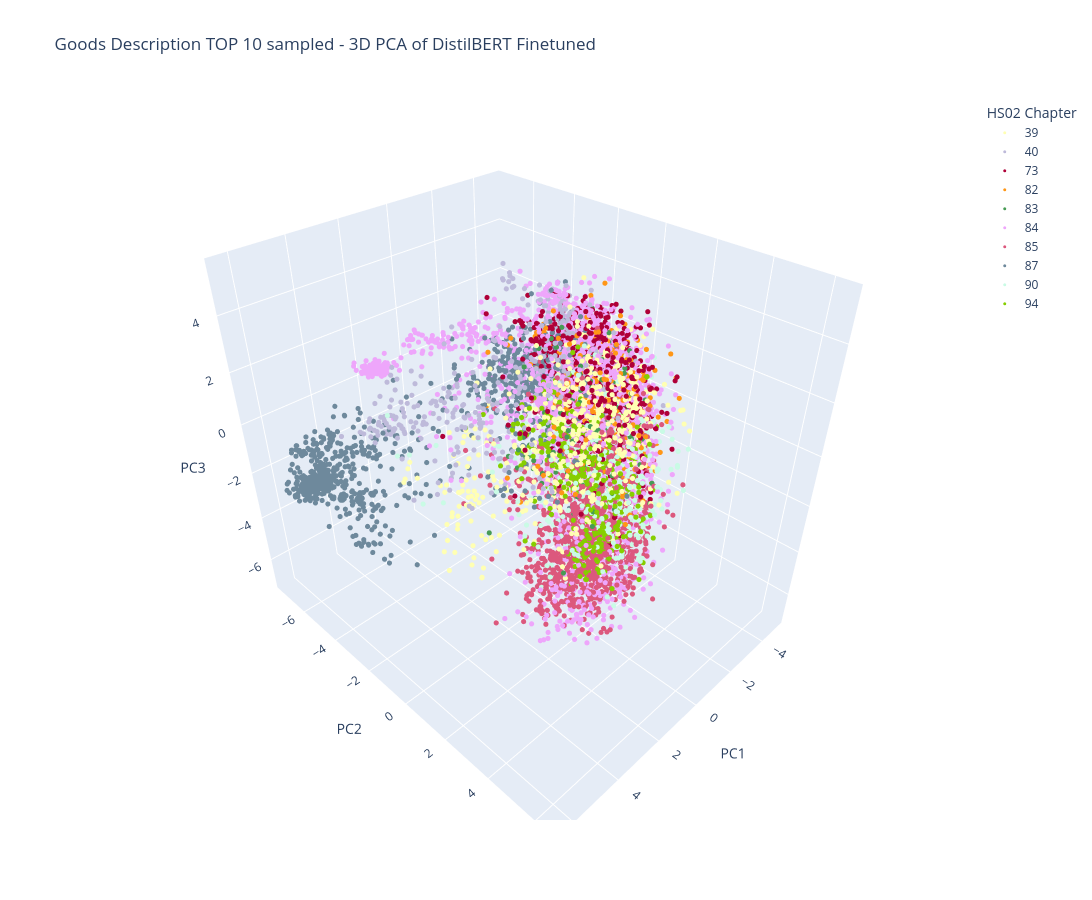

Notebook code cell kept with this figure:
### Code cell
title = "Goods Description TOP 10 sampled - 3D PCA of DistilBERT Finetuned"
legend_title="HS02 Chapter"
html_output_file="emb_goods_desc_finetuned_pca_top10_3d.html"

topN_labels = hs02_freq.head(10).index.to_list()

fig_pca_3d, _, pca_desc_3d = pca_viz_embs(
    embeds_finetuned, labels_finetuned,
    n_componets=3,
    title=title,
    legend_title=legend_title,
    html_output_file=html_output_file,
    filter_labels=topN_labels,
    label2color=colors_all
)

fig_pca_3d.show()

### Figure 1 — Plotly figure (JSON) as saved in the notebook; plotly's stock layout.template omitted (floating-point values rounded to 4 significant figures; data arrays with more than 128 entries replaced by an {"elided": "..."} marker saying what was removed)
{"data": [{"hoverinfo": "text", "hovertext": {"elided": "619 str values"}, "marker": {"color": "rgb(255,255,179)", "size": 3}, "mode": "markers", "name": "39", "type": "scatter3d", "x": {"elided": "619 float values"}, "y": {"elided": "619 float values"}, "z": {"elided": "619 float values"}}, {"hoverinfo": "text", "hovertext": {"elided": "431 str values"}, "marker": {"color": "rgb(190,186,218)", "size": 3}, "mode": "markers", "name": "40", "type": "scatter3d", "x": {"elided": "431 float values"}, "y": {"elided": "431 float values"}, "z": {"elided": "431 float values"}}, {"hoverinfo": "text", "hovertext": {"elided": "796 str values"}, "marker": {"color": "#AF0038", "size": 3}, "mode": "markers", "name": "73", "type": "scatter3d", "x": {"elided": "796 float values"}, "y": {"elided": "796 float values"}, "z": {"elided": "796 float values"}}, {"hoverinfo": "text", "hovertext": {"elided": "419 str values"}, "marker": {"color": "#FF9616", "size": 3}, "mode": "markers", "name": "82", "type": "scatter3d", "x": {"elided": "419 float values"}, "y": {"elided": "419 float values"}, "z": {"elided": "419 float values"}}, {"hoverinfo": "text", "hovertext": {"elided": "209 str values"}, "marker": {"color": "#479B55", "size": 3}, "mode": "markers", "name": "83", "type": "scatter3d", "x": {"elided": "209 float values"}, "y": {"elided": "209 float values"}, "z": {"elided": "209 float values"}}, {"hoverinfo": "text", "hovertext": {"elided": "2810 str values"}, "marker": {"color": "#EEA6FB", "size": 3}, "mode": "markers", "name": "84", "type": "scatter3d", "x": {"elided": "2810 float values"}, "y": {"elided": "2810 float values"}, "z": {"elided": "2810 float values"}}, {"hoverinfo": "text", "hovertext": {"elided": "1639 str values"}, "marker": {"color": "#DC587D", "size": 3}, "mode": "markers", "name": "85", "type": "scatter3d", "x": {"elided": "1639 float values"}, "y": {"elided": "1639 float values"}, "z": {"elided": "1639 float values"}}, {"hoverinfo": "text", "hovertext": {"elided": "1407 str values"}, "marker": {"color": "#6E899C", "size": 3}, "mode": "markers", "name": "87", "type": "scatter3d", "x": {"elided": "1407 float values"}, "y": {"elided": "1407 float values"}, "z": {"elided": "1407 float values"}}, {"hoverinfo": "text", "hovertext": {"elided": "598 str values"}, "marker": {"color": "#C9FBE5", "size": 3}, "mode": "markers", "name": "90", "type": "scatter3d", "x": {"elided": "598 float values"}, "y": {"elided": "598 float values"}, "z": {"elided": "598 float values"}}, {"hoverinfo": "text", "hovertext": {"elided": "414 str values"}, "marker": {"color": "#86CE00", "size": 3}, "mode": "markers", "name": "94", "type": "scatter3d", "x": {"elided": "414 float values"}, "y": {"elided": "414 float values"}, "z": {"elided": "414 float values"}}], "layout": {"height": 900, "legend": {"title": {"text": "HS02 Chapter"}}, "scene": {"xaxis": {"title": {"text": "PC1"}}, "yaxis": {"title": {"text": "PC2"}}, "zaxis": {"title": {"text": "PC3"}}}, "title": {"text": "Goods Description TOP 10 sampled - 3D PCA of DistilBERT Finetuned"}, "width": 1200}}
